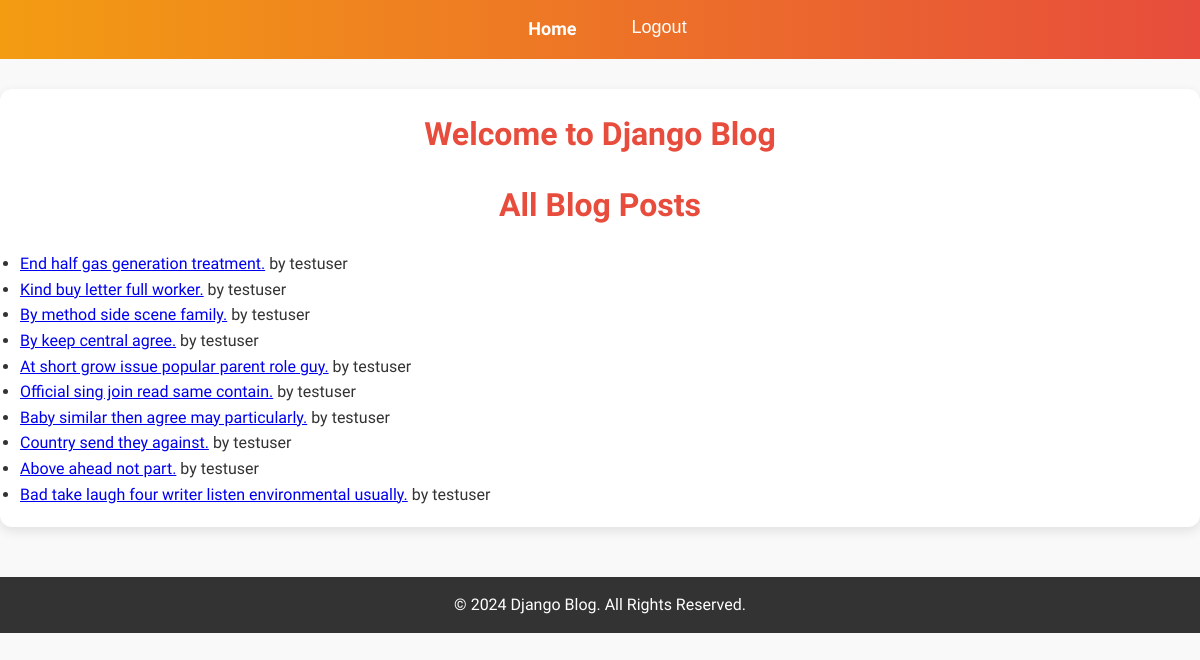
Before: / (signed in) with the older database file.
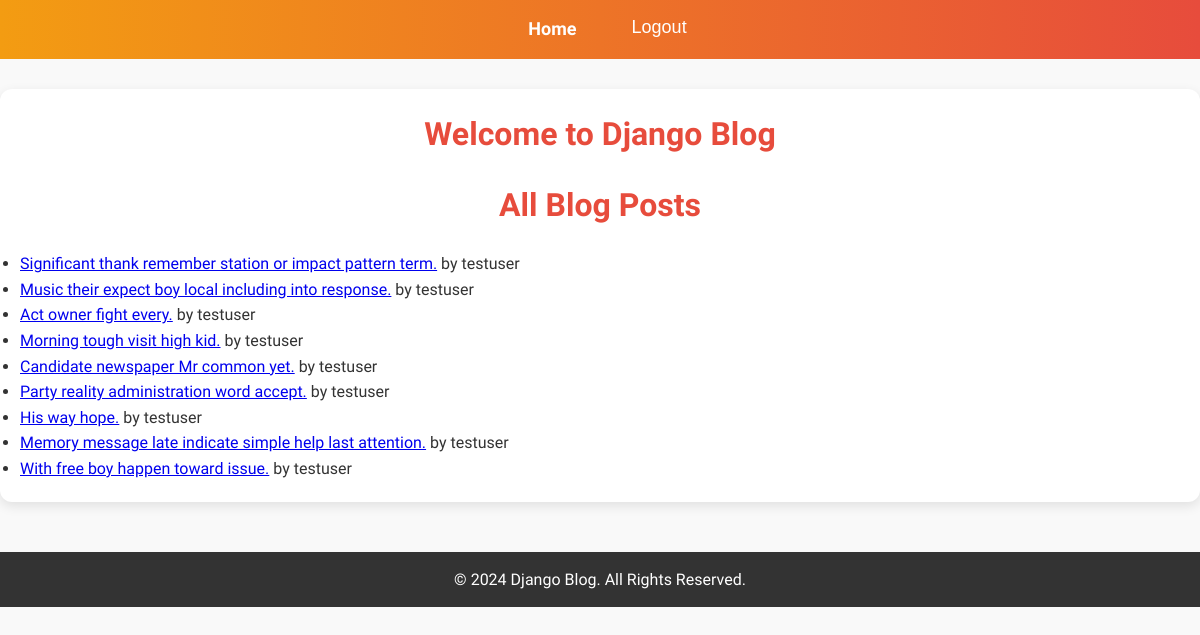
After: the same page with the newer database file.
### blog/models.py (models this page shows, shortened)
class Post(models.Model):
    title = models.CharField(max_length=100)
    content = models.TextField()
    published_date = models.DateTimeField(auto_now_add=True)
    author = models.ForeignKey(User, on_delete=models.CASCADE)

### blog/views.py (the view)
# urls.py: path('', PostListView.as_view(), name='post-list'),  # Homepage showing all blog posts
class PostListView(LoginRequiredMixin, ListView):
    model = Post
    template_name = 'blog/post_list.html'  # Use a custom template
    context_object_name = 'posts'  # To reference in the template

### blog/templates/blog/post_list.html
{% extends 'blog/base.html' %}
{% block content %}
<h2>All Blog Posts</h2>
<ul>
    {% for post in posts %}
    <li>
        <a href="{% url 'post-detail' post.id %}">{{ post.title }}</a> by {{ post.author }}
    </li>
    {% endfor %}
</ul>
{% endblock %}

### blog/templates/blog/base.html (shortened to what this page needs)
<!DOCTYPE html>
<html lang="en">
<head>
    {% load static %}
    <link rel="stylesheet" href="{% static 'css/styles.css' %}">
</head>
<body>
    <header>
        <nav>
            <ul>
                {% if user.is_authenticated %}
                    <li><a href="{% url 'post-list' %}">Home</a></li>
                    <li>
                        <form id="logout-form" method="POST" action="{% url 'logout' %}" style="display: inline;">
                            <button type="submit" style="background:none; border:none; color:white; cursor:pointer; font-size:18px;">Logout</button>
                        </form>
                    </li>
                {% else %}
                    <li><a href="{% url 'login' %}">Login</a></li>
                {% endif %}
            </ul>
        </nav>
    </header>
    <div class="content">
        <h2>Welcome to Django Blog</h2>
        {% block content %}{% endblock %}
    </div>
    <footer>
        <p>&copy; 2024 Django Blog. All Rights Reserved.</p>
    </footer>
</body>
</html>

### blog/static/css/styles.css (style rules this page uses)
* { margin: 0; padding: 0; box-sizing: border-box; }
body { font-family: Arial, sans-serif; background-color: #f9f9f9; color: #333; }
header { background-color: #333; padding: 10px; text-align: center; }
header nav ul { list-style-type: none; }
header nav ul li { display: inline; margin: 0 15px; }
header nav ul li a { color: white; text-decoration: none; font-size: 18px; }
.content { margin: 20px; }
footer { text-align: center; margin-top: 50px; padding: 10px; background-color: #333; color: white; }

### blog/templates/blog/base.html (style rules this page uses)
* { margin: 0; padding: 0; box-sizing: border-box; }
body { font-family: 'Quicksand', sans-serif; background-color: #f9f9f9; color: #333; line-height: 1.6; }
header { background: linear-gradient(90deg, #f39c12, #e74c3c); padding: 15px 0; }
header nav ul { display: flex; justify-content: center; list-style: none; }
header nav ul li { margin: 0 20px; }
header nav ul li a { color: white; text-decoration: none; font-size: 18px; font-weight: bold; padding: 10px 15px; border-radius: 5px; transition: background 0.3s ease, color 0.3s ease; }
.content { max-width: 1200px; margin: 30px auto; padding: 20px; background-color: white; box-shadow: 0 4px 12px rgba(0, 0, 0, 0.1); border-radius: 12px; }
.content h2 { text-align: center; margin-bottom: 20px; color: #e74c3c; font-size: 32px; font-weight: 700; }
footer { background-color: #333; color: white; padding: 15px 0; text-align: center; margin-top: 50px; font-size: 16px; }
footer p { margin: 0; }

Changed rows visible on the page:
removed Post: title "End half gas generation treatment.", author "testuser"
removed Post: title "Kind buy letter full worker.", author "testuser"
removed Post: title "By method side scene family.", author "testuser"
removed Post: title "By keep central agree.", author "testuser"
removed Post: title "At short grow issue popular parent role guy.", author "testuser"
removed Post: title "Official sing join read same contain.", author "testuser"
removed Post: title "Baby similar then agree may particularly.", author "testuser"
removed Post: title "Country send they against.", author "testuser"
removed Post: title "Above ahead not part.", author "testuser"
removed Post: title "Bad take laugh four writer listen environmental usually.", author "testuser"
added Post: title "Significant thank remember station or impact pattern term.", author "testuser"
added Post: title "Music their expect boy local including into response.", author "testuser"
added Post: title "Act owner fight every.", author "testuser"
added Post: title "Morning tough visit high kid.", author "testuser"
added Post: title "Candidate newspaper Mr common yet.", author "testuser"
added Post: title "Party reality administration word accept.", author "testuser"
added Post: title "His way hope.", author "testuser"
added Post: title "Memory message late indicate simple help last attention.", author "testuser"
added Post: title "With free boy happen toward issue.", author "testuser"
